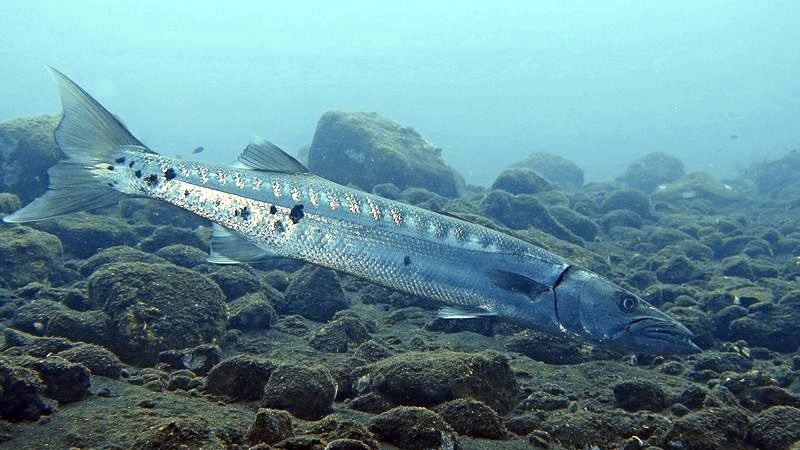
#> input picture data/reference_subset/100_img_.png, 800 x 450 px; its folder holds only this picture in this run
$ python metrics.py
#> lines starting #> are read from the running program, lines starting #| are printed output that depends on the picture
"""
metrics.py
Evaluates PSNR, SSIM, and UIQM for Enhanced GAN images against Ground Truth tracking images.
"""
import os
import argparse
import numpy as np
import math
from PIL import Image
from scipy import ndimage
from skimage.metrics import structural_similarity as ssim
from skimage.metrics import peak_signal_noise_ratio as psnr

# --- UIQM Implementation ---
def mu_a(x, alpha_L=0.1, alpha_R=0.1):
    x = sorted(x)
    K = len(x)
    T_a_L = math.ceil(alpha_L*K)
    T_a_R = math.floor(alpha_R*K)
    if (K-T_a_L-T_a_R) <= 0: return 0.0
    weight = (1/(K-T_a_L-T_a_R))
    s = int(T_a_L+1)
    e = int(K-T_a_R)
    val = sum(x[s:e])
    val = weight*val
    return val

def s_a(x, mu):
    val = sum([math.pow((pixel-mu), 2) for pixel in x])
    return val/len(x)

def _uicm(x):
    R = x[:,:,0].flatten()
    G = x[:,:,1].flatten()
    B = x[:,:,2].flatten()
    RG = R-G
    YB = ((R+G)/2)-B
    mu_a_RG = mu_a(RG)
    mu_a_YB = mu_a(YB)
    s_a_RG = s_a(RG, mu_a_RG)
    s_a_YB = s_a(YB, mu_a_YB)
    l = math.sqrt((math.pow(mu_a_RG,2)+math.pow(mu_a_YB,2)))
    r = math.sqrt(s_a_RG+s_a_YB)
    return (-0.0268*l)+(0.1586*r)

def sobel(x):
    dx = ndimage.sobel(x,0)
    dy = ndimage.sobel(x,1)
    mag = np.hypot(dx, dy)
    if np.max(mag) > 0:
        mag *= 255.0 / np.max(mag)
    return mag

def eme(x, window_size):
    k1 = int(x.shape[1]/window_size)
    k2 = int(x.shape[0]/window_size)
    if k1 == 0 or k2 == 0: return 0.0
    w = 2./(k1*k2)
    x = x[:window_size*k2, :window_size*k1]
    val = 0
    for l in range(k1):
        for k in range(k2):
            block = x[k*window_size:window_size*(k+1), l*window_size:window_size*(l+1)]
            max_ = np.max(block)
            min_ = np.min(block)
            if min_ > 0.0 and max_ > 0.0:
                val += math.log(max_/min_)
    return w*val

def _uism(x):
    R, G, B = x[:,:,0], x[:,:,1], x[:,:,2]
    Rs, Gs, Bs = sobel(R), sobel(G), sobel(B)
    R_edge_map = np.multiply(Rs, R)
    G_edge_map = np.multiply(Gs, G)
    B_edge_map = np.multiply(Bs, B)
    r_eme = eme(R_edge_map, 10)
    g_eme = eme(G_edge_map, 10)
    b_eme = eme(B_edge_map, 10)
    return (0.299*r_eme) + (0.587*g_eme) + (0.144*b_eme)

def _uiconm(x, window_size):
    k1 = int(x.shape[1]/window_size)
    k2 = int(x.shape[0]/window_size)
    if k1 == 0 or k2 == 0: return 0.0
    w = -1./(k1*k2)
    x = x[:window_size*k2, :window_size*k1]
    alpha = 1
    val = 0
    for l in range(k1):
        for k in range(k2):
            block = x[k*window_size:window_size*(k+1), l*window_size:window_size*(l+1), :]
            max_ = np.max(block)
            min_ = np.min(block)
            top = max_-min_
            bot = max_+min_
            if not (math.isnan(top) or math.isnan(bot) or bot == 0.0 or top == 0.0):
                val += alpha*math.pow((top/bot),alpha) * math.log(top/bot)
    return w*val

def getUIQM(x):
    x = x.astype(np.float32)
    c1 = 0.0282; c2 = 0.2953; c3 = 3.5753
    uicm   = _uicm(x)
    uism   = _uism(x)
    uiconm = _uiconm(x, 10)
    return (c1*uicm) + (c2*uism) + (c3*uiconm)

# --- PSNR/SSIM Wrappers ---
def getPSNR(r_img, g_img):
    # Using L channel for PSNR to match SOTA norm
    r_img_l = np.array(Image.fromarray(r_img).convert('L'))
    g_img_l = np.array(Image.fromarray(g_img).convert('L'))
    return psnr(r_img_l, g_img_l, data_range=255)

def getSSIM(r_img, g_img):
    # Calculate SSIM across RGB channels
    return ssim(r_img, g_img, channel_axis=-1, data_range=255)

if __name__ == "__main__":
    parser = argparse.ArgumentParser()
    parser.add_argument("--gan_dir", type=str, default="data/Gan_output")
    parser.add_argument("--clahe_dir", type=str, default="data/clahe_output")
    parser.add_argument("--ref_dir", type=str, default="data/reference_subset")
    args = parser.parse_args()

    # Project root (same pattern as before)
    BASE_DIR = os.path.dirname(os.path.dirname(os.path.abspath(__file__)))

    gan_dir = os.path.join(BASE_DIR, args.gan_dir)
    clahe_dir = os.path.join(BASE_DIR, args.clahe_dir)
    ref_dir = os.path.join(BASE_DIR, args.ref_dir)

    files = [f for f in os.listdir(ref_dir) if f.lower().endswith(('.png', '.jpg', '.jpeg'))]

    print(f"Evaluating GAN + CLAHE on {len(files)} images...\n")

    # ===== METRIC STORAGE =====
    gan_psnr, gan_ssim, gan_uiqm = [], [], []
    clahe_psnr, clahe_ssim, clahe_uiqm = [], [], []

    for idx, filename in enumerate(files, 1):
        ref_path = os.path.join(ref_dir, filename)
        gan_path = os.path.join(gan_dir, filename)
        clahe_path = os.path.join(clahe_dir, filename)

        if not os.path.exists(ref_path):
            continue

        r_im = Image.open(ref_path).convert('RGB')
#> r_im is the input picture: PIL image 800x450 RGB; mean R, G, B 99.1, 139.9, 149.4
        r_arr = np.array(r_im)

        # ===== GAN =====
        if os.path.exists(gan_path):
            g_im = Image.open(gan_path).convert('RGB')
            if g_im.size != r_im.size:
                g_im = g_im.resize(r_im.size, Image.BICUBIC)

            g_arr = np.array(g_im)

            gan_psnr.append(getPSNR(r_arr, g_arr))
#> in getPSNR, `r_img_l = np.array(Image.fromarray(r_img).convert('L'))`:
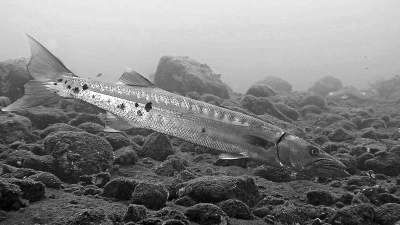
#> r_img_l: shape (450, 800) (shown at 1/2 size); min 0, max 255, mean 128.8
            gan_ssim.append(getSSIM(r_arr, g_arr))
            gan_uiqm.append(getUIQM(g_arr))
#> in mu_a, `x = sorted(x)`: x = 360000 items
#> in mu_a, `K = len(x)`: K = 360000
#> in mu_a, `T_a_L = math.ceil(alpha_L*K)`: T_a_L = 36000
#> in mu_a, `weight = (1/(K-T_a_L-T_a_R))`: weight = 3.47e-06
#> in mu_a, `s = int(T_a_L+1)`: s = 36001
#> in mu_a, `e = int(K-T_a_R)`: e = 324000
#> in mu_a, `val = sum(x[s:e])`: val = -12105028
#> in mu_a, `val = weight*val`: val = -42.03
#> in _uicm, `mu_a_YB = mu_a(YB)`: mu_a_YB = -31.25
#> in s_a, `val = sum([math.pow((pixel-mu), 2) for pixel in x])`: val = 214201744.1
#> in _uicm, `s_a_RG = s_a(RG, mu_a_RG)`: s_a_RG = 595
#> in _uicm, `s_a_YB = s_a(YB, mu_a_YB)`: s_a_YB = 352.1
#> in _uicm, `l = math.sqrt((math.pow(mu_a_RG,2)+math.pow(mu_a_YB,2)))`: l = 52.37
#> in _uicm, `r = math.sqrt(s_a_RG+s_a_YB)`: r = 30.78
#> in getUIQM, `uicm   = _uicm(x)`: uicm = 3.48
#> in _uism, `R, G, B = x[:,:,0], x[:,:,1], x[:,:,2]`:
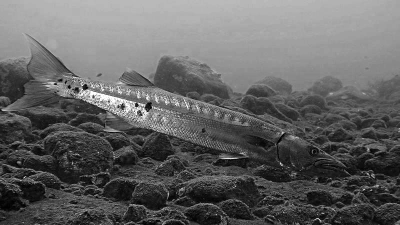
#> R: shape (450, 800) float32 (shown at 1/2 size); min 0, max 255, mean 99.1
#> in _uism, `R, G, B = x[:,:,0], x[:,:,1], x[:,:,2]`:
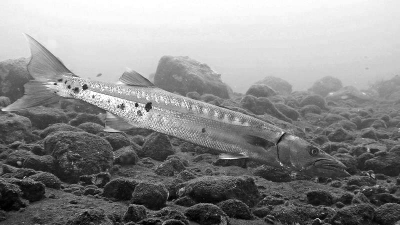
#> G: shape (450, 800) float32 (shown at 1/2 size); min 0, max 255, mean 139.9
#> in _uism, `R, G, B = x[:,:,0], x[:,:,1], x[:,:,2]`:
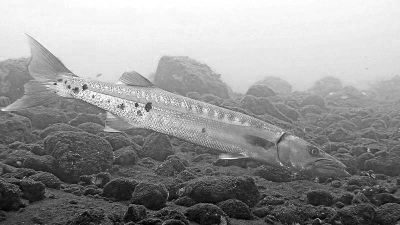
#> B: shape (450, 800) float32 (shown at 1/2 size); min 0, max 255, mean 149.4
#> in sobel, `dy = ndimage.sobel(x,1)`:
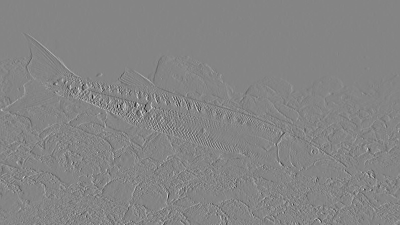
#> dy: shape (450, 800) float32 (shown at 1/2 size); min -865, max 796, mean 0.1; drawn with min black and max white
#> in sobel, `mag = np.hypot(dx, dy)`:
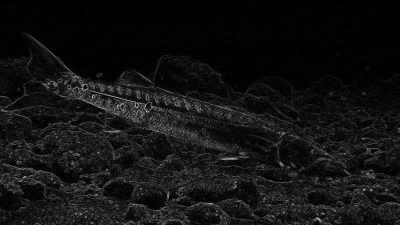
#> mag: shape (450, 800) float32 (shown at 1/2 size); min 0, max 1019.3, mean 74.2; drawn with min black and max white
#> in _uism, `R_edge_map = np.multiply(Rs, R)`:
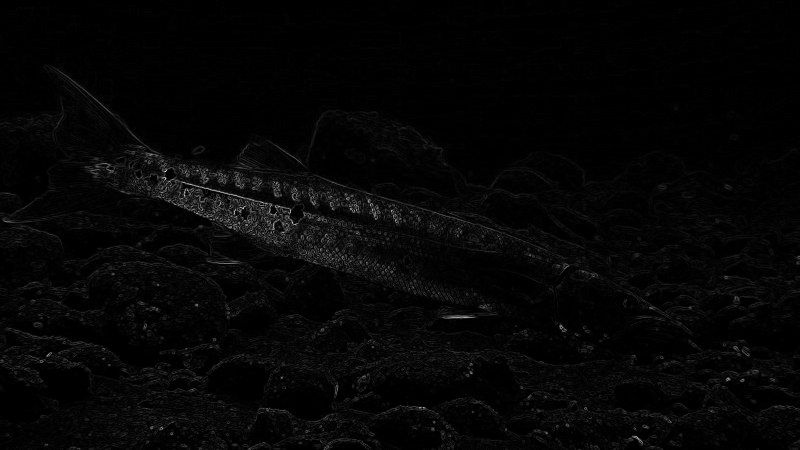
#> R_edge_map: shape (450, 800) float32; min 0, max 64260, mean 1520; drawn with min black and max white
#> after the loop in eme, `for l in range(k1):`: val = 9749.1
#> in _uism, `r_eme = eme(R_edge_map, 10)`: r_eme = 5.42
#> in _uism, `g_eme = eme(G_edge_map, 10)`: g_eme = 5.44
#> in _uism, `b_eme = eme(B_edge_map, 10)`: b_eme = 5.22
#> in getUIQM, `uism   = _uism(x)`: uism = 5.57
#> after the loop in _uiconm, `for l in range(k1):`: val = -811.8
#> in getUIQM, `uiconm = _uiconm(x, 10)`: uiconm = 0.226

        # ===== CLAHE =====
        if os.path.exists(clahe_path):
            c_im = Image.open(clahe_path).convert('RGB')
            if c_im.size != r_im.size:
                c_im = c_im.resize(r_im.size, Image.BICUBIC)

            c_arr = np.array(c_im)

            clahe_psnr.append(getPSNR(r_arr, c_arr))
            clahe_ssim.append(getSSIM(r_arr, c_arr))
            clahe_uiqm.append(getUIQM(c_arr))

        if idx % 10 == 0 or idx == len(files):
            print(f"\n[{idx}/{len(files)}]")

            if len(gan_psnr) > 0:
                print(f"  GAN   -> PSNR: {gan_psnr[-1]:.2f} | SSIM: {gan_ssim[-1]:.4f} | UIQM: {gan_uiqm[-1]:.2f}")
#|   GAN   -> PSNR: inf | SSIM: 1.0000 | UIQM: 2.55

            if len(clahe_psnr) > 0:
                print(f"  CLAHE -> PSNR: {clahe_psnr[-1]:.2f} | SSIM: {clahe_ssim[-1]:.4f} | UIQM: {clahe_uiqm[-1]:.2f}")
#|   CLAHE -> PSNR: inf | SSIM: 1.0000 | UIQM: 2.55


    # ===== FINAL RESULTS =====
    print("\n" + "="*60)
    print("FINAL METRICS (Mean ± Std)\n")

    print("GAN RESULTS:")
    print(f"  PSNR : {np.mean(gan_psnr):.2f} ± {np.std(gan_psnr):.2f}")
#|   PSNR : inf ± nan
    print(f"  SSIM : {np.mean(gan_ssim):.4f} ± {np.std(gan_ssim):.4f}")
#|   SSIM : 1.0000 ± 0.0000
    print(f"  UIQM : {np.mean(gan_uiqm):.2f} ± {np.std(gan_uiqm):.2f}\n")
#|   UIQM : 2.55 ± 0.00

    print("CLAHE RESULTS:")
    print(f"  PSNR : {np.mean(clahe_psnr):.2f} ± {np.std(clahe_psnr):.2f}")
#|   PSNR : inf ± nan
    print(f"  SSIM : {np.mean(clahe_ssim):.4f} ± {np.std(clahe_ssim):.4f}")
#|   SSIM : 1.0000 ± 0.0000
    print(f"  UIQM : {np.mean(clahe_uiqm):.2f} ± {np.std(clahe_uiqm):.2f}")
#|   UIQM : 2.55 ± 0.00

    print("="*60)

$ run again, on data/reference_subset/114_img_.png
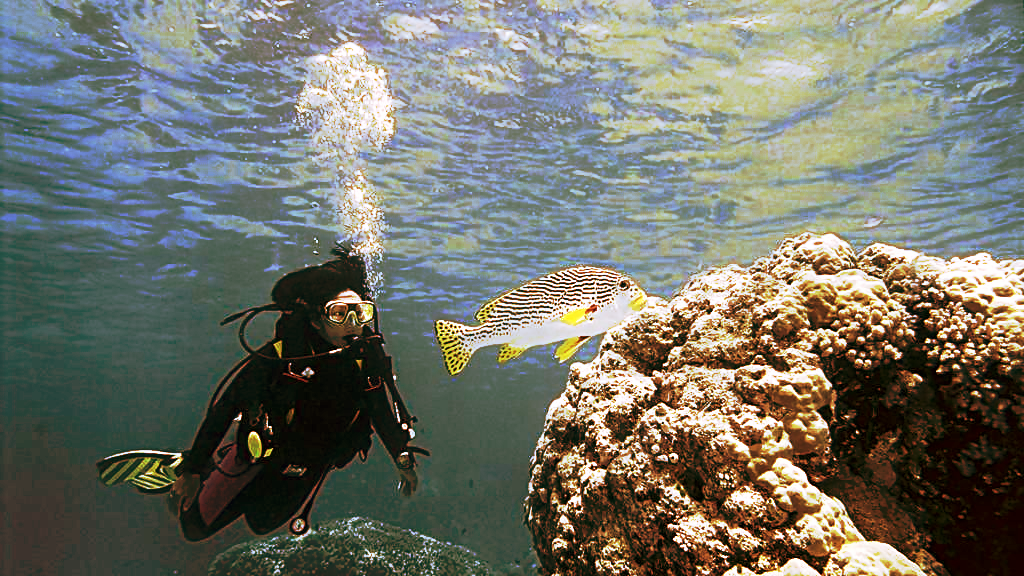
#> input picture data/reference_subset/114_img_.png, 1024 x 576 px
#> r_im is the input picture: PIL image 1024x576 RGB; mean R, G, B 114.2, 116.3, 106.5
#> in getPSNR, `r_img_l = np.array(Image.fromarray(r_img).convert('L'))`:
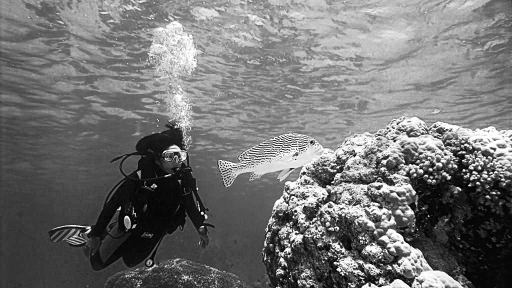
#> r_img_l: shape (576, 1024) (shown at 1/2 size); min 1, max 254, mean 114.5
#> in mu_a, `x = sorted(x)`: x = 589824 items
#> K = 589824
#> T_a_L = 58983
#> T_a_R = 58982
#> weight = 2.12e-06
#> s = 58984
#> e = 530842
#> in mu_a, `val = sum(x[s:e])`: val = -3073230
#> in mu_a, `val = weight*val`: val = -6.51
#> mu_a_YB = 6.68
#> in s_a, `val = sum([math.pow((pixel-mu), 2) for pixel in x])`: val = 389395305.2
#> s_a_RG = 660.2
#> s_a_YB = 1389.3
#> l = 9.33
#> r = 45.27
#> uicm = 6.93
#> after the loop in eme, `for l in range(k1):`: val = 19226.2
#> r_eme = 6.61
#> g_eme = 5.65
#> b_eme = 6.09
#> uism = 6.17
#> in _uiconm, `x = x[:window_size*k2, :window_size*k1]`:
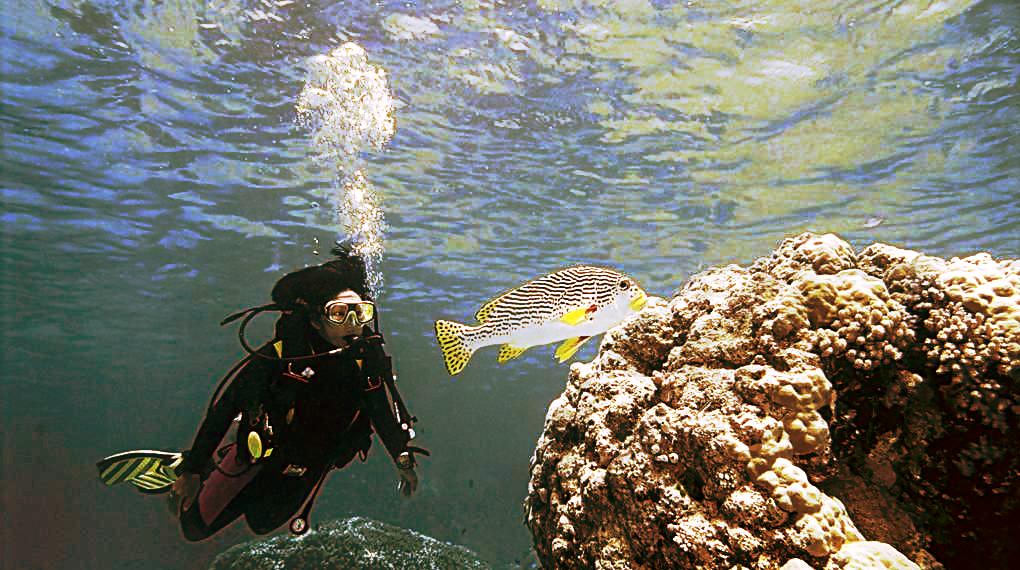
#> x: shape (570, 1020, 3) float32; mean of channels 0, 1, 2 114.6, 116.8, 107.1; drawn as R, G, B
#> after the loop in _uiconm, `for l in range(k1):`: val = -1429.7
#> uiconm = 0.246
#|   GAN   -> PSNR: inf | SSIM: 1.0000 | UIQM: 2.90
#|   CLAHE -> PSNR: inf | SSIM: 1.0000 | UIQM: 2.90
#|   PSNR : inf ± nan
#|   SSIM : 1.0000 ± 0.0000
#|   UIQM : 2.90 ± 0.00
#|   PSNR : inf ± nan
#|   SSIM : 1.0000 ± 0.0000
#|   UIQM : 2.90 ± 0.00

$ run again, on data/reference_subset/135_img_.png
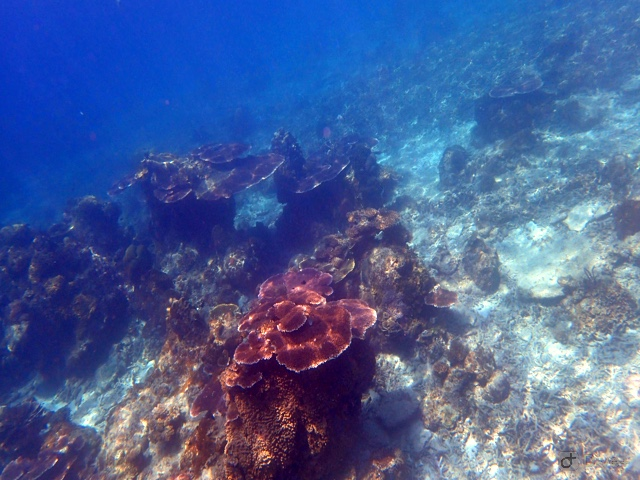
#> input picture data/reference_subset/135_img_.png, 640 x 480 px
#> r_im is the input picture: PIL image 640x480 RGB; mean R, G, B 72.3, 95, 150.9
#> in getPSNR, `r_img_l = np.array(Image.fromarray(r_img).convert('L'))`:
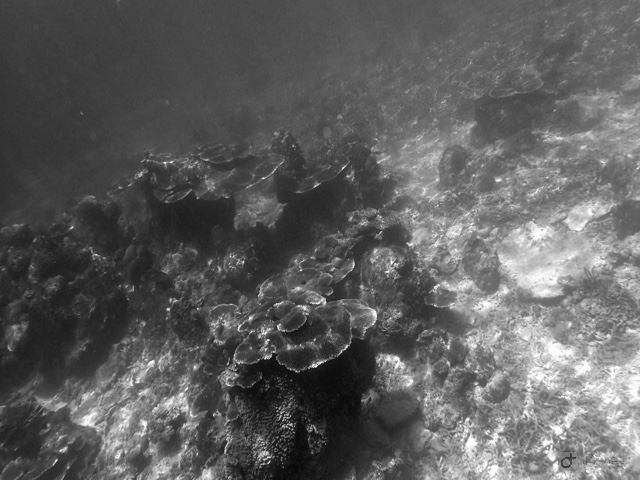
#> r_img_l: shape (480, 640); min 9, max 255, mean 94.6
#> in mu_a, `x = sorted(x)`: x = 307200 items
#> K = 307200
#> T_a_L = 30720
#> weight = 4.07e-06
#> s = 30721
#> e = 276480
#> in mu_a, `val = sum(x[s:e])`: val = -6040264
#> in mu_a, `val = weight*val`: val = -24.58
#> mu_a_YB = -65.88
#> in s_a, `val = sum([math.pow((pixel-mu), 2) for pixel in x])`: val = 436470771
#> s_a_RG = 1420.8
#> s_a_YB = 2818.2
#> l = 70.31
#> r = 65.11
#> uicm = 8.44
#> in _uism, `B_edge_map = np.multiply(Bs, B)`:
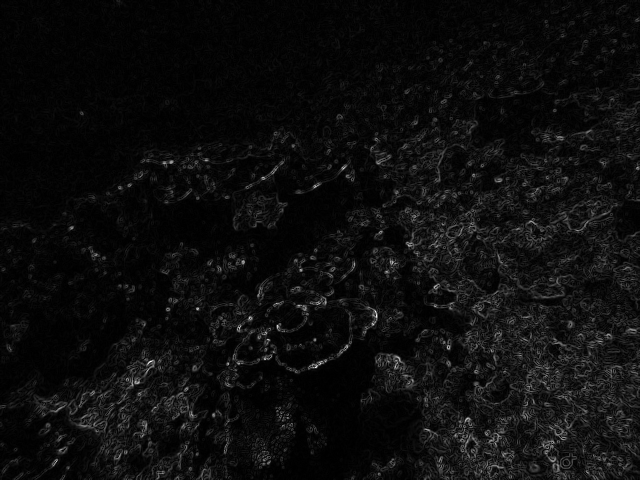
#> B_edge_map: shape (480, 640) float32; min 0, max 49413.5, mean 2664.6; drawn with min black and max white
#> after the loop in eme, `for l in range(k1):`: val = 10965
#> r_eme = 7.14
#> g_eme = 6.63
#> b_eme = 6.58
#> uism = 6.97
#> after the loop in _uiconm, `for l in range(k1):`: val = -717.9
#> uiconm = 0.234
#|   GAN   -> PSNR: inf | SSIM: 1.0000 | UIQM: 3.13
#|   CLAHE -> PSNR: inf | SSIM: 1.0000 | UIQM: 3.13
#|   PSNR : inf ± nan
#|   SSIM : 1.0000 ± 0.0000
#|   UIQM : 3.13 ± 0.00
#|   PSNR : inf ± nan
#|   SSIM : 1.0000 ± 0.0000
#|   UIQM : 3.13 ± 0.00
